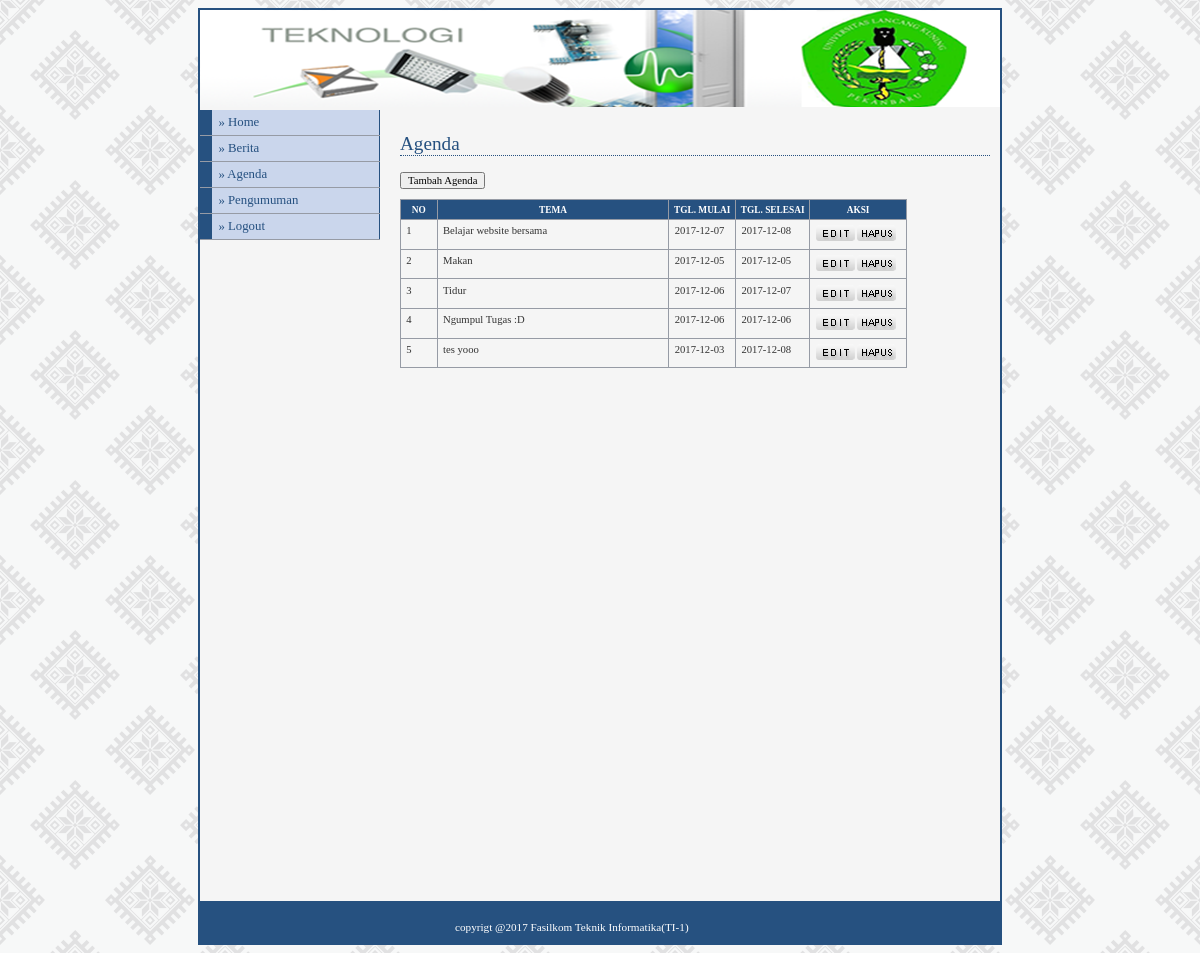
The app's page /admin/media.php?module=agenda (signed in) with its own data.
### tables this page shows
CREATE TABLE IF NOT EXISTS `agenda` (
`id_agenda` int(5) NOT NULL,
  `tema` varchar(100) NOT NULL,
  `tema_seo` varchar(100) NOT NULL,
  `isi_agenda` text NOT NULL,
  `tempat` varchar(100) NOT NULL,
  `pengirim` varchar(100) NOT NULL,
  `tgl_mulai` date NOT NULL,
  `tgl_selesai` date NOT NULL,
  `tgl_posting` date NOT NULL,
  `jam` varchar(50) NOT NULL,
  `username` varchar(50) NOT NULL
);

CREATE TABLE IF NOT EXISTS `modul` (
`id_modul` int(5) NOT NULL,
  `nama_modul` varchar(50) NOT NULL,
  `link` varchar(50) NOT NULL,
  `publish` enum('Y','N') NOT NULL,
  `status` enum('user','admin') NOT NULL,
  `urutan` int(5) NOT NULL,
  `aktif` enum('Y','N') NOT NULL
);

### admin/modul/mod_agenda/agenda.php (the view, shortened to what this page needs)
<?php
 if (empty($_SESSION['username']) AND empty($_SESSION['passuser'])){
  echo "<link href='style.css' rel='stylesheet' type='text/css'>
 <center>Untuk mengakses modul, Anda harus login <br>";
  echo "<a href=../../index.php><b>LOGIN</b></a></center>";
}
else{
$aksi="modul/mod_agenda/aksi_agenda.php";
switch(@$_GET['act']){
  default:
    echo "<h2>Agenda</h2>
          <input type=button value='Tambah Agenda' onclick=location.href='?module=agenda&act=tambahagenda'>
          <table class='list'><thead>
          <tr>
          <th>no</th>
          <th>tema</th>
          <th>tgl. mulai</th>
          <th>tgl. selesai</th>
          <th>aksi</th>
          </tr></thead><tbody>";
    if ($_SESSION['level']=='user'){
      $tampil=mysql_query("SELECT * FROM agenda ORDER BY id_agenda DESC");
    }
    else{
      $tampil=mysql_query("SELECT * FROM agenda
                           WHERE username='$_SESSION[namauser]'
                           ORDER BY id_agenda DESC");
    }
    $no=1;
    while ($r=mysql_fetch_array($tampil)){
      echo "<tr><td class='left' width='25'>$no</td>
                <td class='left' width=220>$r[tema]</td>
                <td class='left'>$r[tgl_mulai]</td>
                <td class='left'>$r[tgl_selesai]</td>
                <td class='center'  width='85'><a href=?module=agenda&act=editagenda&id=$r[id_agenda]><img src='images/edit.png' border='0' title='edit' /></a>
	                  <a href=$aksi?module=agenda&act=hapus&id=$r[id_agenda]><img src='images/del.png' border='0' title='hapus' /></a>
		        </tr>";
      $no++;
    }
    echo "</tbody></table>";
    break;
}
}
?>

### admin/menu.php (shortened to what this page needs)
<?php
if ($_SESSION['level']=='admin'){
$sql=mysql_query("SELECT * FROM modul ORDER BY urutan");
}
else{
$sql=mysql_query("SELECT * FROM modul
WHERE status='user' ORDER BY urutan");
}
while ($data=mysql_fetch_array($sql)){
echo "<li><a href='$data[link]'>
&#187; $data[nama_modul]</a></li>";
}
?>

### admin/adminstyle1.css (style rules this page uses)
body { font-family : Tahoma; text-align : center; }
#menu li { Width : 180px; border-bottom : 1px solid #969BA5; margin : 0; padding : 0; font-size : 80%; vertical-align : bottom; }
#menu a:link, #menu a:visited { Display : block; padding : 5px 5px 5px 0.5em; border-left : 12px solid #265180; border-right : 1px solid #265180; background-color : #CAD6EC; color : #265180; text-decoration : none; }
a:link,a:visited { color : #265180; }
h2 { font : normal 120% Georgia; color : #265180; background-color : transparent; border-bottom : 1px dotted #265180; }
table { font-family : Tahoma; font-size : 8pt; border-width : 1px; border-style : solid; border-color : #999999; border-collapse : collapse; margin : 10px 0px; }
th { color : #FFFFFF; font-size : 7pt; text-transform : uppercase; text-align : center; padding : 0.5em; border-width : 1px; border-style : solid; border-color : #969BA5; border-collapse : collapse; background-color : #265180; }
td { padding : 0.5em; color : #333333; vertical-align : top; border-width : 1px; border-style : solid; border-color : #969BA5; border-collapse : collapse; }
input,textarea,select { font-family : Tahoma; font-size : 8pt; }

### records on screen
agenda: tema "Belajar website bersama", tgl_mulai "2017-12-07", tgl_selesai "2017-12-08"
agenda: tema "Makan", tgl_mulai "2017-12-05", tgl_selesai "2017-12-05"
agenda: tema "Tidur", tgl_mulai "2017-12-06", tgl_selesai "2017-12-07"
agenda: tema "Ngumpul Tugas :D", tgl_mulai "2017-12-06", tgl_selesai "2017-12-06"
agenda: tema "tes yooo", tgl_mulai "2017-12-03", tgl_selesai "2017-12-08"
modul: nama_modul "Berita"
modul: nama_modul "Agenda"
modul: nama_modul "Pengumuman"
